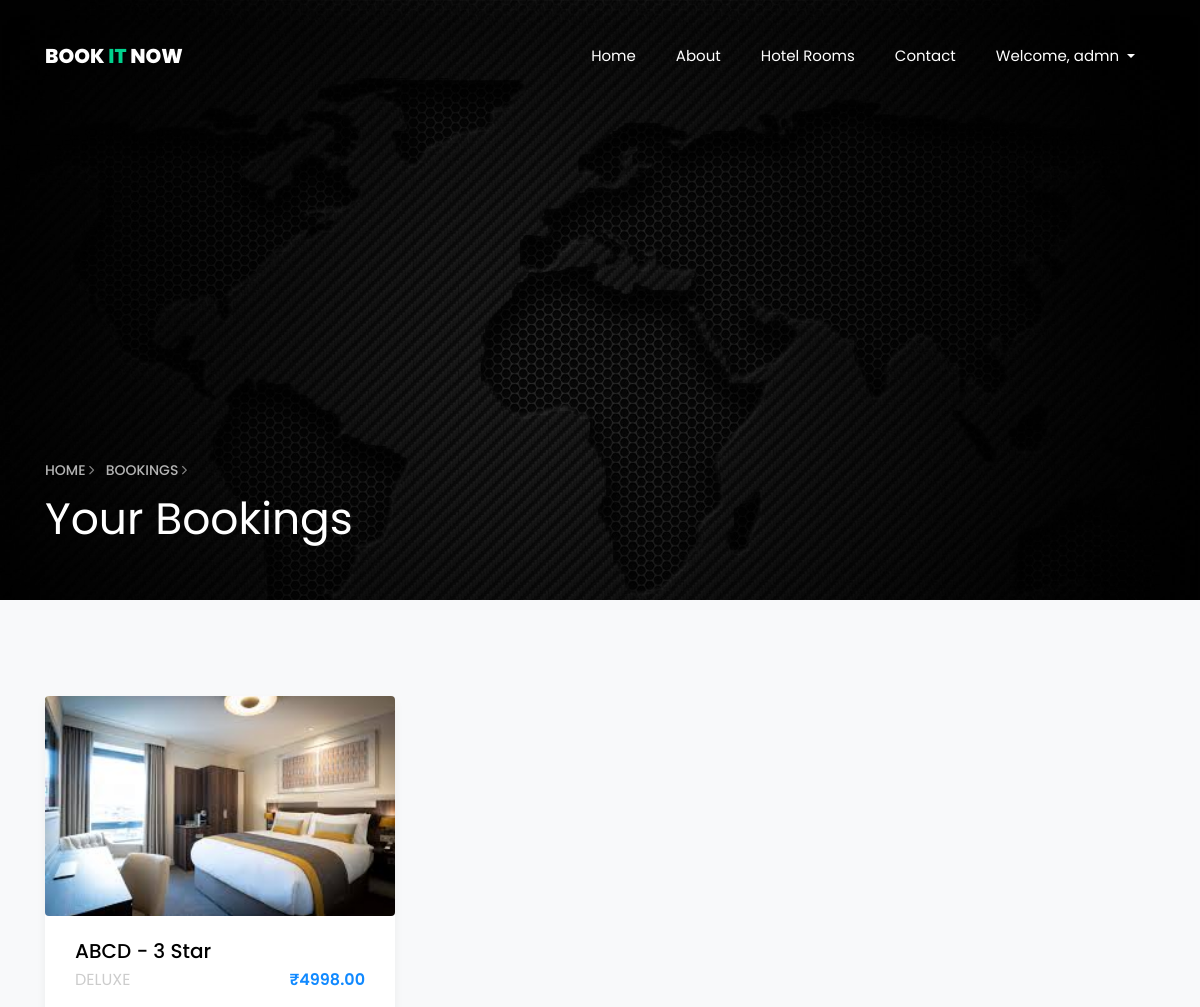
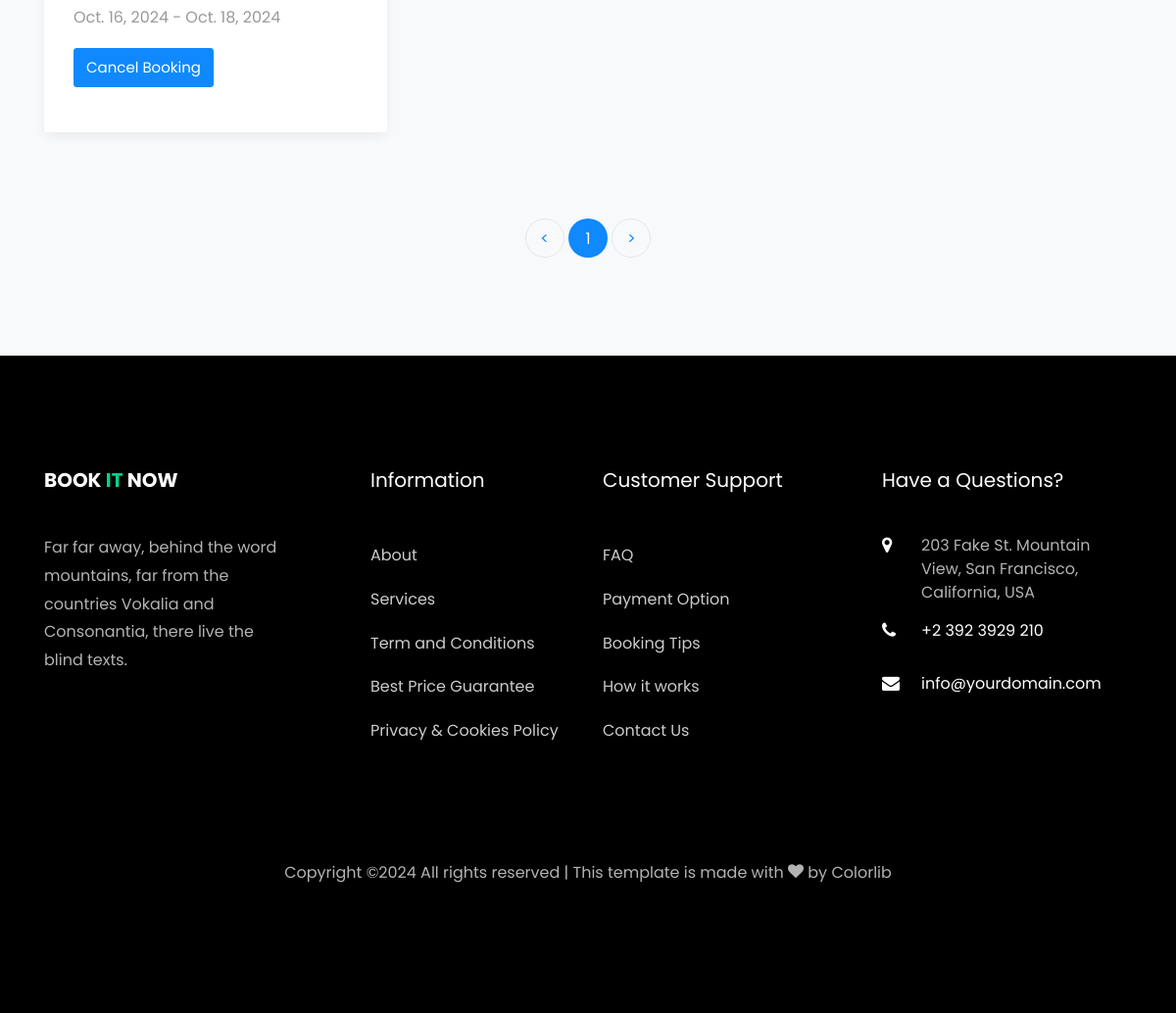
The app's page /my_bookings/ (signed in) with its own data (2 pictures, top to bottom).
### home/models.py (models this page shows, shortened)
class Reservation(models.Model):
    room = models.ForeignKey(Room, on_delete=models.CASCADE)  # Each reservation is linked to a room
    user = models.ForeignKey(User, on_delete=models.CASCADE, null=True)  # Make user nullable
    customer_name = models.CharField(max_length=100, null=True, )  # Provide a default value if needed
    customer_email = models.CharField(max_length=50, null=True, )  # Provide a default value if needed
    customer_phone = models.CharField(max_length=50, null=True, )
    start_date = models.DateField()
    end_date = models.DateField()
    total_price = models.DecimalField(max_digits=10, decimal_places=2)

class Room(models.Model):
    BED_TYPE_CHOICES = [
        ('SINGLE', 'Single Bed'),
        ('DOUBLE', 'Double Bed'),
        ('SUITE', 'Suite'),
        ('DELUXE', 'Deluxe'),
        ('KING', 'King Size Bed'),
        ('QUEEN', 'Queen Size Bed'),
    ]
    AC_CHOICES = [
        ('AC', 'AC'),
        ('NON_AC', 'Non-AC')
    ]
    hotel = models.ForeignKey(Hotel, on_delete=models.CASCADE, related_name='rooms')
    category = models.CharField(max_length=20, choices=BED_TYPE_CHOICES, default='SINGLE')
    ac_type = models.CharField(max_length=6, choices=AC_CHOICES, default='AC')
    is_available = models.BooleanField(default=True)
    base_price = models.DecimalField(max_digits=8, decimal_places=2)
    total_rooms = models.PositiveIntegerField(default=0)
    available_rooms = models.PositiveIntegerField(default=0)

class RoomImages(models.Model):
    room = models.ForeignKey(Room, on_delete=models.CASCADE, related_name= 'images')
    image = models.ImageField(upload_to='room_images/')

class Hotel(models.Model):
    HOTEL_STAR_CHOICES = [
        ('1', '1 Star'),
        ('2', '2 Star'),
        ('3', '3 Star'),
        ('4', '4 Star'),
        ('5', '5 Star'),
    ]
    hotel_name = models.CharField(max_length=100)
    category = models.CharField(max_length=10, choices=HOTEL_STAR_CHOICES, default='3')
    address = models.CharField(max_length=255)
    description = models.TextField()

### home/views.py (the view)
# urls.py: path('my_bookings/', views.my_bookings, name='my_bookings'),
@login_required
def my_bookings(request):
    user = request.user
    reservations = Reservation.objects.filter(user=user).order_by('id')
    paginator = Paginator(reservations, 6)
    page_number = request.GET.get('page')
    page_obj = paginator.get_page(page_number)
    context = {
        'page_obj': page_obj,
    }
    return render(request, 'my_bookings.html', context)

### templates/my_bookings.html (shortened to what this page needs)
{% extends 'base.html' %}
{% load static %}
{% block start %}
<section class="hero-wrap hero-wrap-2 js-fullheight" style="background-image: url({% static 'images/banner-2.jpg' %});" data-stellar-background-ratio="0.5">
    <div class="overlay"></div>
    <div class="container">
        <div class="row no-gutters slider-text js-fullheight align-items-end justify-content-start">
            <div class="col-md-9 ftco-animate pb-5">
                <p class="breadcrumbs"><span class="mr-2"><a href="index.html">Home <i class="ion-ios-arrow-forward"></i></a></span> <span>Bookings <i class="ion-ios-arrow-forward"></i></span></p>
                <h1 class="mb-3 bread">Your Bookings</h1>
            </div>
        </div>
    </div>
</section>
<section class="ftco-section bg-light">
    <div class="container">
        <div class="row">
            {% if page_obj %}
                {% for booking in page_obj %}
                    <div class="col-md-4">
                        <div class="car-wrap rounded ftco-animate">
                            <div class="img rounded d-flex align-items-end" style="background-image: url({% if booking.room.images.first %}{{ booking.room.images.first.image.url }}{% else %}{% static 'images/default.jpg' %}{% endif %});">
                            </div>
                            <div class="text">
                                <h2 class="mb-0"><a href="car-single.html">{{ booking.room.hotel.hotel_name }} - {{ booking.room.hotel.category }} Star</a></h2>
                                <div class="d-flex mb-3">
                                    <span class="cat">{{ booking.room.category }}</span>
                                    <p class="price ml-auto">₹{{ booking.total_price }}</p>
                                </div>
                                <p class="d-flex mb-0 d-block">
                                    <p class="cat">{{ booking.start_date }} - {{ booking.end_date }}</p>
                                    <a href="{% url 'cancel_booking' booking.id %}" class="btn btn-primary py-2 mr-1">Cancel Booking</a>
                                </p>
                            </div>
                        </div>
                    </div>
                {% endfor %}
            {% else %}
                <div class="col text-center">
                    <p>You haven’t booked any room yet.</p>
                </div>
            {% endif %}
        </div>
        <div class="row mt-5">
            <div class="col text-center">
                <div class="block-27">
                    <ul>
                        {% if page_obj.has_previous %}
                            <li><a href="?page={{ page_obj.previous_page_number }}">&lt;</a></li>
                        {% else %}
                            <li class="disabled"><span>&lt;</span></li>
                        {% endif %}
                        {% for num in page_obj.paginator.page_range %}
                            {% if page_obj.number == num %}
                                <li class="active"><span>{{ num }}</span></li>
                            {% else %}
                                <li><a href="?page={{ num }}">{{ num }}</a></li>
                            {% endif %}
                        {% endfor %}
                        {% if page_obj.has_next %}
                            <li><a href="?page={{ page_obj.next_page_number }}">&gt;</a></li>
                        {% else %}
                            <li class="disabled"><span>&gt;</span></li>
                        {% endif %}
                    </ul>
                </div>
            </div>
        </div>
    </div>
</section>
{% endblock %}

### templates/base.html (shortened to what this page needs)
{% load static %}
<!DOCTYPE html>
<html lang="en">
  <head>
    <link rel="stylesheet" href="https://cdnjs.cloudflare.com/ajax/libs/flaticon/1.0.0/flaticon.css">
    <link rel="stylesheet" href="https://cdnjs.cloudflare.com/ajax/libs/font-awesome/5.15.4/css/all.min.css">
    <link rel="stylesheet" href="{% static 'css/open-iconic-bootstrap.min.css' %}">
    <link rel="stylesheet" href="{% static 'css/animate.css' %}">
    <link rel="stylesheet" href="{% static 'css/owl.carousel.min.css' %}">
    <link rel="stylesheet" href="{% static 'css/owl.theme.default.min.css' %}">
    <link rel="stylesheet" href="{% static 'css/magnific-popup.css' %}">
    <link rel="stylesheet" href="{% static 'css/aos.css' %}">
    <link rel="stylesheet" href="{% static 'css/ionicons.min.css' %}">
    <link rel="stylesheet" href="{% static 'css/bootstrap-datepicker.css' %}">
    <link rel="stylesheet" href="{% static 'css/jquery.timepicker.css' %}">
    <link rel="stylesheet" href="{% static 'css/flaticon.css' %}">
    <link rel="stylesheet" href="{% static 'css/icomoon.css' %}">
    <link rel="stylesheet" href="{% static 'css/style.css' %}">
  </head>
  <body>
	  <nav class="navbar navbar-expand-lg navbar-dark ftco_navbar bg-dark ftco-navbar-light" id="ftco-navbar">
	    <div class="container">
	      <a class="navbar-brand" href="index.html">Book<span> It </span>Now</a>
          <div class="collapse navbar-collapse" id="ftco-nav">
            <ul class="navbar-nav ml-auto">
                <li class="nav-item"><a href="{% url 'home' %}" class="nav-link">Home</a></li>
                <li class="nav-item"><a href="{% url 'about' %}" class="nav-link">About</a></li>
                <li class="nav-item"><a href="{% url 'hotels' %}" class="nav-link">Hotel Rooms</a></li>
                <li class="nav-item"><a href="{% url 'contact' %}" class="nav-link">Contact</a></li>
                {% if user.is_authenticated %}
                <li class="nav-item dropdown">
                    <a class="nav-link dropdown-toggle" href="#" id="userDropdown" role="button" data-toggle="dropdown" aria-haspopup="true" aria-expanded="false">
                        Welcome, {{ user.username }}
                    </a>
                </li>
                {% endif %}
            </ul>
          </div>
	    </div>
	  </nav>
	{% block start %}{% endblock %}
    <footer class="ftco-footer ftco-bg-dark ftco-section">
      <div class="container">
        <div class="row mb-5">
          <div class="col-md">
            <div class="ftco-footer-widget mb-4">
              <h2 class="ftco-heading-2"><a href="#" class="logo">Book<span> It </span>Now</a></h2>
              <p>Far far away, behind the word mountains, far from the countries Vokalia and Consonantia, there live the blind texts.</p>
              <ul class="ftco-footer-social list-unstyled float-md-left float-lft mt-5">
              </ul>
            </div>
          </div>
          <div class="col-md">
            <div class="ftco-footer-widget mb-4 ml-md-5">
              <h2 class="ftco-heading-2">Information</h2>
              <ul class="list-unstyled">
                <li><a href="#" class="py-2 d-block">About</a></li>
                <li><a href="#" class="py-2 d-block">Services</a></li>
                <li><a href="#" class="py-2 d-block">Term and Conditions</a></li>
                <li><a href="#" class="py-2 d-block">Best Price Guarantee</a></li>
                <li><a href="#" class="py-2 d-block">Privacy &amp; Cookies Policy</a></li>
              </ul>
            </div>
          </div>
          <div class="col-md">
             <div class="ftco-footer-widget mb-4">
              <h2 class="ftco-heading-2">Customer Support</h2>
              <ul class="list-unstyled">
                <li><a href="#" class="py-2 d-block">FAQ</a></li>
                <li><a href="#" class="py-2 d-block">Payment Option</a></li>
                <li><a href="#" class="py-2 d-block">Booking Tips</a></li>
                <li><a href="#" class="py-2 d-block">How it works</a></li>
                <li><a href="#" class="py-2 d-block">Contact Us</a></li>
              </ul>
            </div>
          </div>
          <div class="col-md">
            <div class="ftco-footer-widget mb-4">
            	<h2 class="ftco-heading-2">Have a Questions?</h2>
            	<div class="block-23 mb-3">
	              <ul>
	                <li><span class="icon icon-map-marker"></span><span class="text">203 Fake St. Mountain View, San Francisco, California, USA</span></li>
	                <li><a href="#"><span class="icon icon-phone"></span><span class="text">+2 392 3929 210</span></a></li>
	                <li><a href="#"><span class="icon icon-envelope"></span><span class="text">info@yourdomain.com</span></a></li>
	              </ul>
	            </div>
            </div>
          </div>
        </div>
        <div class="row">
          <div class="col-md-12 text-center">
            <p>
  Copyright &copy;<script>document.write(new Date().getFullYear());</script> All rights reserved | This template is made with <i class="icon-heart color-danger" aria-hidden="true"></i> by <a href="https://colorlib.com" target="_blank">Colorlib</a>
  </p>
          </div>
        </div>
      </div>
    </footer>
  </body>
</html>

### static/css/icomoon.css (style rules this page uses)
[class^="icon-"], [class*=" icon-"] { font-family: 'icomoon' !important; speak: none; font-style: normal; font-weight: normal; font-variant: normal; text-transform: none; line-height: 1; -webkit-font-smoothing: antialiased; -moz-osx-font-smoothing: grayscale; }
.icon-heart:before { content: "\f004"; }
.icon-map-marker:before { content: "\f041"; }
.icon-phone:before { content: "\f095"; }
.icon-envelope:before { content: "\f0e0"; }

### records on screen
Reservation: room.images.first.image (picture), room.hotel.hotel_name "ABCD", room.hotel.category "3", room.category "DELUXE", total_price "4998.00", start_date "Oct. 16, 2024", end_date "Oct. 18, 2024"

### other values on screen
{{ user.username }} "admn"
{{ num }} "1"
